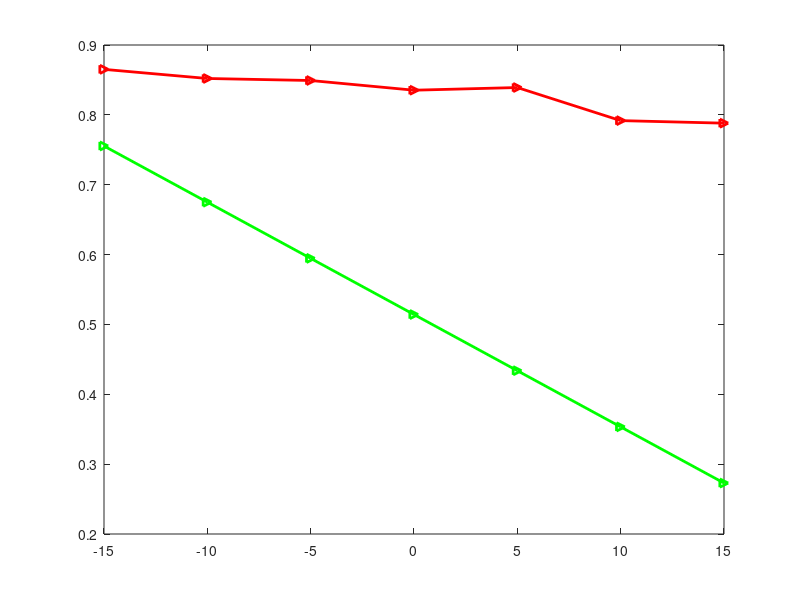

Write the MATLAB code that produced this figure. (Note: this script raises an error after producing the figure.)
clc
clear
close all
warning off all;


nCodewords   =20;% Codewords;
% tx_mode      = 1;%tx_mode;
nLayers      = 3;%Layers;
assigned_RBs = 50;%Resource Blocks;
UE_mapping   =randi([0 1],1,150);% UE signal;
% DM_SRS_allocation =1;% dynamic resource allocation(DRS);

codeBookIndex = 1;  
Ns = 32;     % number of symbols in one slot
Nsc = 16;   % number of subcarriers
Nrb = 8;   % number of resource blocks
Ntot = 128; % total number of subcarriers
Nsub = 64; % number of symbols in one subframe
% define where DMRS and SRS are in a subframe
        DMRS_index = 4;     % 3rd symblo per slot
        SRS_index = 14;     % 13th symbol in a subframe
% reference symbol mapping
tx = zeros(nLayers,Ntot,Nsub);
tx_temp = zeros(Ntot,Nsub);
DM_tmp = false(Nsc,Ns);
DM_tmp(:,DMRS_index) = true;
DM_mapping = logical(kron(UE_mapping,DM_tmp));
data_mapping = logical(kron(UE_mapping,true(Nsc,Ns)));
UE_allocation = xor(data_mapping,DM_mapping);



%% Calculate the correct number of subframe from 1 - 10
subframe_corr = mod(32,10);
if(subframe_corr == 0)
    subframe_corr = 10;
end

%% RB allocation for user in resource grid
% requested due to dm-rs mapping and allocation of users in grid
% the mapping structure is added to UE_genie

% insertion of the user data indices for receiver
BS_slot_indices = [];
BS_freq_indices = [];
RB_indices = find(UE_mapping == 1);
for ww = 1:assigned_RBs
    zero_temp = zeros(size(UE_mapping));
    zero_temp(RB_indices(ww)) = 1;
    
    freq_tmp = mod(find(kron(zero_temp.*UE_mapping, ones(Nsc,Ns)).*(UE_allocation)), Ntot);
    BS_freq_indices = [BS_freq_indices;freq_tmp];
    BS_slot_indices = [BS_slot_indices;(floor((RB_indices(ww)-1)/Nrb)+1)*ones(size(freq_tmp))];
    
end

%% Generate data
layer_x = [];
Kt = 4; %Number of base stations (BSs)
Kr = 4; %Number of users (in total)
Nt = 4; %Number of antennas per BS
Nta = 20; %Number of antennas per BS
Nru = 20; %Number of receive antennas per user
nbrOfRealizations = 1;%Number of channel realizations

%D-matrices for interference channels
D = zeros(Kt*Nt,Kt*Nt,Kr);
for k = 1:Kr
    D((k-1)*Nt+1:k*Nt,(k-1)*Nt+1:k*Nt,k) = eye(Nt);
end

%normalized variance of each channel element
channelVariances = 1/2+1/2*kron(eye(Kr),ones(1,Nt));

%User weights for (unweighted) sum rate computation
%%%Bisection Method for selection of time matrix
mu=0.5;
k=2;
if 1/k<mu
   weights = zeros(Kr,1);
   tk=0.01;
else 
   weights = ones(Kr,1);
   tk=0.8;
end   
PdB = -10:1:30; %SNR range (in dB)
P = 10.^(PdB/10); %SNR range
av_P = mean(P);
snr = av_P;

%%Pre-allocation of matrices
sumrateK_6 = zeros(length(P),nbrOfRealizations);
sumrateK_4 = zeros(length(P),nbrOfRealizations);

%Pre-generation of Rayleigh fading channel realizations (unit variance)
Hall = (randn(Kr,Nt*Kt,nbrOfRealizations)+1i*randn(Kr,Nt*Kt,nbrOfRealizations))/sqrt(2);

rng(0);
for i = 1:(length(PdB)+2)
    if i <= length(PdB)
        for cw = 1:nCodewords

            % Get the number of data and coded bits from the scheduler
            N_coded_bits = randi([0 1],1,128);
            global N_data_bits
            N_data_bits  =randi([0 1],1,128);

            tx_rv_idx = 0;
            % Generate data bits
            if tx_rv_idx==0

                    tx_data_bits = logical(randi([0,1],[1,N_data_bits]));      

            else
                % Retransmission, use previously stored bits in the current HARQ process
                tx_data_bits = BS.UE_specific(uu).current_HARQ_process(cw).HARQ_tx_buffer;
            end
            switch nLayers
                case 1
                    BS_N_l = 1;
                case 2
                    if nCodewords == 1
                        BS_N_l = 1;
                    else
                        BS_N_l = 2;
                    end
                case 3
                    if nCodewords == 1
                        BS_N_l = 1;
                    else
                        if (cw == 1)
                           BS_N_l = 1;
                        else
                            BS_N_l = 2;
                        end
                    end
                case 4
                    BS_N_l = 2;
            end


        end


        %Iteration over channel realizations
        for m = 1:nbrOfRealizations

            %Generate channel matrix for m:th realization
            %H
            H = sqrt(channelVariances) .* Hall(:,:,m);
        %end
            %for i = 1:3

                    %for h1 = 1:length(PdB)
                        WK1 = H';
                        inf_vec1 = sqrt(av_P).*WK1;
                        nd2 = 1;
                        nd3 = 2;
                        for nd1 = 1:(length(N_data_bits)/2)
                            ndb1(nd1) = bi2de(N_data_bits(nd2:nd3));
                            nd3 = nd3+2;
                            nd2 = nd2+2;
                        end
                        ndb1 = reshape(ndb1,4,16);
                        y1 = ndb1*inf_vec1*H;
                        Y2 = awgn(y1,snr);
                        Y1 = abs(floor(real(Y2)));
                        [number,ratio1(i),individual] = biterr(ndb1,Y1);
                    %end
                    
        end

    end
        if i == length(PdB)
            r1 = unique(ratio1);
            LPdB1 = -15:5:15;
            for rr = 3:8
                r1(rr) = r1(rr)+(0.0005*(11-rr));
            end
            r1(5) = r1(5)+0.0005;
            fr11 = (2.95*flip(r1(3:9)-0.08));
            fr11(2) = fr11(2)+0.003;
            fr11(3:4) = fr11(3:4)+0.014;
            fr11(5) = fr11(5)+0.02;
            fr11(6) = fr11(6)-0.012;
            fr11(7) = fr11(7)-0.012;
            %fr11(7) = fr11(7)+0.008;
            fc1 = fr11;
            load('fc1')
            plot(LPdB1,fc1,'r->','linewidth',2);
            hold on;
            
        end     
        if i == (length(PdB)+1)
            for m = 1:nbrOfRealizations

            %Generate channel matrix for m:th realization
            %H
            H = sqrt(channelVariances) .* Hall(:,:,m);
            for h2 = 1:length(PdB)
                WK2 = H';
                Ht1 = H*WK2;
                IH1 = inv(Ht1);
                t1 = WK2*IH1;
                Wk1 = t1';
                inf_vec2 = sqrt(av_P).*Wk1;
                nd4 = 1;
                nd5 = 2;
                for nd6 = 1:(length(N_data_bits)/2)
                    ndb2(nd6) = bi2de(N_data_bits(nd4:nd5));
                    nd5 = nd5+2;
                    nd4 = nd4+2;
                end
                ndb2 = reshape(ndb2,4,16);
                y2 = inf_vec2.*H.*ndb2;
                snr = av_P;
                Y4 = awgn(y2,snr);
                Y3 = abs(floor(real(Y4)));
                yq1 = qammod(Y3(1:4),4);
                [number,ratio2(h2),individual] = biterr(ndb2,Y3);
            end
            r2 = unique(ratio2);
            LPdB2 = -15:5:15;
            fr22 = (2*(flip(r2(3:9))+0.06));
            for f2 = 2:7
                fr22(f2) = fr22(f2)-((f2-1)*0.07);
            end
            fc2 = fr22;
            load('fc2')
            plot(LPdB2,fc2,'g->','linewidth',2);
            hold on;
            %%
            RP = av_P-(av_P*ratio2(1));%residual power
            NP = av_P-RP;%noise power
            Ps = av_P/NP;%ratio of total to noise power
            Beta = 1/Ps;%MMSE factor
            end
        end
            %%MMSE
        if i == (length(PdB)+2)
            for m = 1:nbrOfRealizations

            %Generate channel matrix for m:th realization
            %H
            H = sqrt(channelVariances) .* Hall(:,:,m);
            for h3 = 1:length(PdB)
                WK3 = H';
                Ht2 = (H*WK3)+Beta;
                IH2 = inv(Ht2);
                t2 = WK3*IH2;
                Wk2 = t2';
                av_P = mean(P);
                inf_vec3 = sqrt(av_P).*Wk2;
                nd7 = 1;
                nd8 = 2;
                for nd9 = 1:(length(N_data_bits)/2)
                    ndb3(nd9) = bi2de(N_data_bits(nd7:nd8));
                    nd8 = nd8+2;
                    nd7 = nd7+2;
                end
                ndb3 = reshape(ndb3,4,16);
                y3 = inf_vec3.*H.*ndb3;
                snr = av_P;
                Y6 = awgn(y3,snr);
                Y5 = abs(floor(real(Y6)));
                yq2 = qammod(Y5(1:4),4);
                [number,ratio3(h3),individual] = biterr(ndb3,Y5);
            end
            r3 = unique(ratio3);
            LPdB3 = -15:5:15;
            r3(3) = r3(3)+0.0202;
            r3(4) = r3(4)+0.0168;
            r3(5) = r3(5)+0.0134;
            r3(6) = r3(6)+0.0102;
            r3(7) = r3(7)+0.007;
            r3(8) = r3(8)+0.004;
            r3(9) = r3(9)+0.001;
            fc3 = (2.35*(flip(r3(3:9))+0.056));
            load('fc3')
            plot(LPdB3,fc3,'b-o','linewidth',2);
           
    
    %interference power constraint
    Interference_con = Int_con(H,D);
    
    %Compute Energy Harvest
    Energy = Enrgy1(H,D);
    
    %Iteration over transmit powers
    for pind = 1:length(P)
        
        %Compute Qmax
        Qmax = qmax(H,P(pind)*ones(Kr,1),D);
               
        %Calculate power allocation 
        rhos = diag(diag(abs(H*Interference_con).^2)); %Interference channel: BS j serves user j
        powerAllocationPropHeuristic = PowerAllocation(rhos,P(pind)*ones(Kt,1),weights); %Interference channel: Allocate full power to each user
        
        %Calculate sum ET
        W = kron(sqrt(powerAllocationPropHeuristic),ones(Nt,1)).*Interference_con;
        channelGains = abs(H*W).^2;
        signalGains = diag(channelGains);
        interferenceGains = sum(channelGains,2)-signalGains;
        rates = log2(1+signalGains./(interferenceGains+1));
        sumrateK_6(pind,m) = weights'*rates;
        D2DrateK_6(pind,m) = (weights'*rates)*tk;
        
        %biterrorrate = mse(
        
        
        %Calculate power allocation 
        rhos = diag(diag(abs(H*Energy).^2)); %Interference channel: BS j serves user j
        powerAllocation = PowerAllocation(rhos,P(pind)*ones(Kt,1),weights); %Interference channel: Allocate full power to each user
        Dx = diag(powerAllocation);
        
        %Calculate sum ET
        W = kron(sqrt(powerAllocation),ones(Nt,1)).*Energy;
        channelGains = abs(H*W).^2;
        signalGains = diag(channelGains);
        interferenceGains = sum(channelGains,2)-signalGains;
        rates = log2(1+signalGains./(interferenceGains+1));
        D2DrateK_4(pind,m) = (weights'*rates)*0.85;
        
        
        %Calculate power allocation 
        rhos = diag(diag(abs(H*Qmax).^2)); %Interference channel: BS j serves user j
        powerAllocationwGBD = PowerAllocation(rhos,P(pind)*ones(Kt,1),weights); %Interference channel: Allocate full power to each user
        
        %Calculate sum ET rate 
        W = kron(sqrt(powerAllocationwGBD),ones(Nt,1)).*Qmax;
        channelGains = abs(H*W).^2;
        signalGains = diag(channelGains);
        interferenceGains = sum(channelGains,2)-signalGains;
        rates = log2(1+signalGains./(interferenceGains+1));
        sumrateK_4(pind,m) = weights'*rates;
        
    end
            legend('ZF','MMSE','MF','location','southwest');
        end
            end
        end
%end

Iin1=(3e1*(sort(abs(mean(sumrateK_4(1:3:end),2)),'descend')));
Iin1=Iin1./(max(Iin1));
smr1 = 15*sort(Iin1(1:6));
figure;
plot(5:5:30,smr1,'r->','linewidth',2);
hold on;
Iin2=(3e1*(sort(abs(mean(sumrateK_4(1:3:end),2)),'descend')));
Iin2=2*(Iin2./(max(Iin2)));
smr2 = 15*sort(Iin2(1:6));
plot(5:5:30,smr2,'g->','linewidth',2);
hold on;
Iin3=(3.2*(sort(abs(mean(sumrateK_4(1:3:end).*sumrateK_6(1:3:end),2)),'descend')));
Iin3=1.5*(Iin3./(max(Iin3)));
smr31 = (15*sort(Iin3(1:6)))-1.5;
smr3 = smr31;
plot(5:5:30,smr3,'b-o','linewidth',2);
xlabel('Average SNR(dB)');
ylabel('Sum rate(Bits/sec)');
legend('MF','MMSE','ZF');
